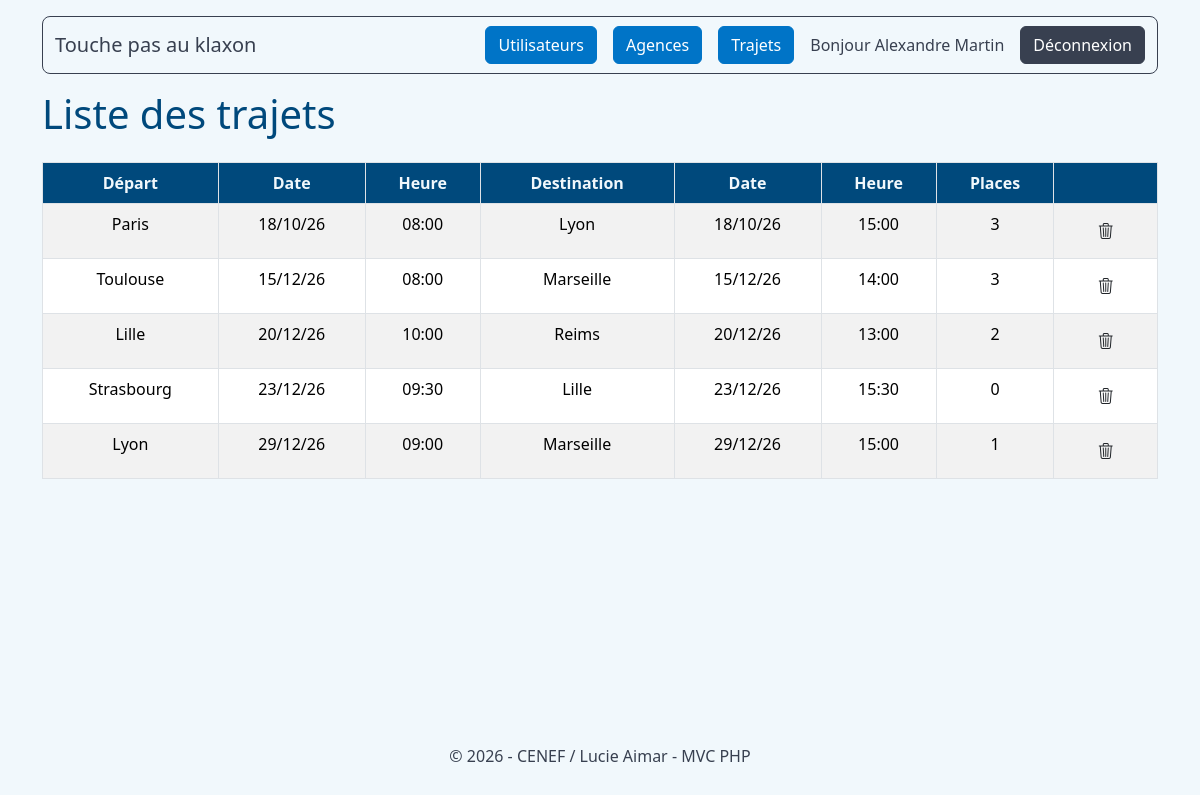
/admin/trips (signed in), run on the app's committed database.
### tables this page shows
CREATE TABLE IF NOT EXISTS `trajet` (
  `id_trajet` INT NOT NULL AUTO_INCREMENT,
  `date_heure_depart` DATETIME NOT NULL,
  `date_heure_arrivee` DATETIME NOT NULL,
  `places_totales` INT UNSIGNED NOT NULL,
  `places_disponibles` INT UNSIGNED NOT NULL,
  `id_utilisateur` INT NOT NULL,
  `id_agence_depart` INT NOT NULL,
  `id_agence_arrivee` INT NOT NULL,
  PRIMARY KEY (`id_trajet`),
  INDEX `idx_trajet_utilisateur` (`id_utilisateur` ASC),
  INDEX `idx_trajet_agence_depart` (`id_agence_depart` ASC),
  INDEX `idx_trajet_agence_arrivee` (`id_agence_arrivee` ASC),
  CONSTRAINT `fk_trajet_utilisateur`
    FOREIGN KEY (`id_utilisateur`)
    REFERENCES `utilisateur` (`id_utilisateur`)
    ON DELETE RESTRICT
    ON UPDATE CASCADE,
  CONSTRAINT `fk_trajet_agence_depart`
    FOREIGN KEY (`id_agence_depart`)
    REFERENCES `agence` (`id_agence`)
    ON DELETE RESTRICT
    ON UPDATE CASCADE,
  CONSTRAINT `fk_trajet_agence_arrivee`
    FOREIGN KEY (`id_agence_arrivee`)
    REFERENCES `agence` (`id_agence`)
    ON DELETE RESTRICT
    ON UPDATE CASCADE);

CREATE TABLE IF NOT EXISTS `agence` (
  `id_agence` INT NOT NULL AUTO_INCREMENT,
  `ville` VARCHAR(50) NOT NULL,
  PRIMARY KEY (`id_agence`));

### app/Core/View.php (called while the page is built, shortened)
<?php
class View
{
    public static function render(string $view, array $data = []): void
    {
        extract($data);
        require APP_PATH . "/Views/layouts/header.php";
        require APP_PATH . "/Views/" . $view . ".php";
        require APP_PATH . "/Views/layouts/footer.php";
    }
}

### app/Controllers/AdminController.php (called while the page is built, shortened)
<?php
class AdminController
{
    public function trips(): void
    {
        $trips = Trip::getAll();
        View::render("admin/trips", [
            "trips" => $trips,
        ]);
    }
}

### public/index.php (called while the page is built, shortened)
<?php
$router = new Router();
$router->get("/", [HomeController::class, "index"]);
$router->get("/login", [AuthController::class, "login"]);
$router->post("/login", [AuthController::class, "authenticate"]);
$router->get("/logout", [AuthController::class, "logout"]);
$router->get("/agencies/create", [AgencyController::class, "create"]);
$router->post("/agencies/create", [AgencyController::class, "store"]);
$router->get("/agencies/edit", [AgencyController::class, "edit"]);
$router->post("/agencies/edit", [AgencyController::class, "update"]);
$router->post("/agencies/delete", [AgencyController::class, "delete"]);
$router->get("/trips/create", [TripController::class, "create"]);
$router->post("/trips/create", [TripController::class, "store"]);
$router->get("/trips/edit", [TripController::class, "edit"]);
$router->post("/trips/edit", [TripController::class, "update"]);
$router->post("/trips/delete", [TripController::class, "delete"]);
$router->get("/admin", [AdminController::class, "index"]);
$router->get("/admin/users", [AdminController::class, "users"]);
$router->get("/admin/agencies", [AdminController::class, "agencies"]);
$router->get("/admin/trips", [AdminController::class, "trips"]);
$router->run();

### app/Models/Trip.php (called while the page is built, shortened)
<?php
class Trip
{
    public static function getAll(): array
    {
        $pdo = Database::getConnection();
        $sql = "
        SELECT
            t.id_trajet,
            ad.ville AS ville_depart,
            aa.ville AS ville_arrivee,
            t.date_heure_depart,
            t.date_heure_arrivee,
            t.places_totales,
            t.places_disponibles,
            u.nom,
            u.prenom
        FROM trajet t
        JOIN agence ad
            ON ad.id_agence = t.id_agence_depart
        JOIN agence aa
            ON aa.id_agence = t.id_agence_arrivee
        JOIN utilisateur u
            ON u.id_utilisateur = t.id_utilisateur
        ORDER BY t.date_heure_depart
    ";
        return $pdo->query($sql)->fetchAll(PDO::FETCH_ASSOC);
    }
}

### app/Views/admin/trips.php (the view, shortened to what this page needs)
<h1>Liste des trajets</h1>
<table class="table table-striped table-bordered text-center">
    <thead>
        <tr>
            <th>Départ</th>
            <th>Date</th>
            <th>Heure</th>
            <th>Destination</th>
            <th>Date</th>
            <th>Heure</th>
            <th>Places</th>
            <th></th>
        </tr>
    </thead>
    <tbody>
        <?php foreach ($trips as $trip): ?>
            <tr>
                <td><?= htmlspecialchars($trip["ville_depart"]) ?></td>
                <?php $depart = new DateTime($trip["date_heure_depart"]); ?>
                <td><?= htmlspecialchars($depart->format("d/m/y")) ?></td>
                <td><?= htmlspecialchars($depart->format("H:i")) ?></td>
                <td><?= htmlspecialchars($trip["ville_arrivee"]) ?></td>
                <?php $arrivee = new DateTime($trip["date_heure_arrivee"]); ?>
                <td><?= htmlspecialchars($arrivee->format("d/m/y")) ?></td>
                <td><?= htmlspecialchars($arrivee->format("H:i")) ?></td>
                <td><?= htmlspecialchars($trip["places_disponibles"]) ?></td>
                <td>
                    <div class="d-flex justify-content-center">
                        <form
                            action="/trips/delete"
                            method="POST">
                            <button
                                type="submit"
                                class="btn"
                                onclick="return confirm('Supprimer ce trajet ?')">
                                <i class="bi bi-trash3"></i>
                            </button>
                        </form>
                    </div>
                </td>
            </tr>
        <?php endforeach; ?>
    </tbody>
</table>

### data on the page
trajet: id_agence_depart.ville "Paris", date_heure_depart "18/10/26", date_heure_depart "08:00", id_agence_arrivee.ville "Lyon", date_heure_arrivee "18/10/26", date_heure_arrivee "15:00", places_disponibles "3"
trajet: id_agence_depart.ville "Toulouse", date_heure_depart "15/12/26", date_heure_depart "08:00", id_agence_arrivee.ville "Marseille", date_heure_arrivee "15/12/26", date_heure_arrivee "14:00", places_disponibles "3"
trajet: id_agence_depart.ville "Lille", date_heure_depart "20/12/26", date_heure_depart "10:00", id_agence_arrivee.ville "Reims", date_heure_arrivee "20/12/26", date_heure_arrivee "13:00", places_disponibles "2"
trajet: id_agence_depart.ville "Strasbourg", date_heure_depart "23/12/26", date_heure_depart "09:30", id_agence_arrivee.ville "Lille", date_heure_arrivee "23/12/26", date_heure_arrivee "15:30", places_disponibles "0"
trajet: id_agence_depart.ville "Lyon", date_heure_depart "29/12/26", date_heure_depart "09:00", id_agence_arrivee.ville "Marseille", date_heure_arrivee "29/12/26", date_heure_arrivee "15:00", places_disponibles "1"

### other printed values
$currentUser["prenom"] "Alexandre"
$currentUser["nom"] "Martin"
